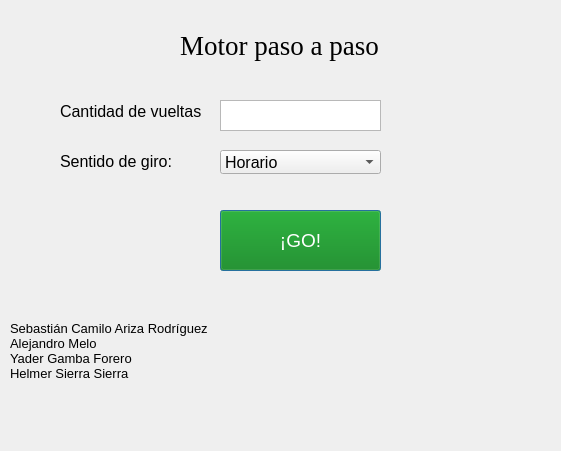
<?xml version="1.0" encoding="UTF-8"?>
<ui version="4.0">
 <class>Dialog</class>
 <widget class="QDialog" name="Dialog">
  <property name="geometry">
   <rect>
    <x>0</x>
    <y>0</y>
    <width>561</width>
    <height>451</height>
   </rect>
  </property>
  <property name="windowTitle">
   <string>Calculadora</string>
  </property>
  <property name="layoutDirection">
   <enum>Qt::LeftToRight</enum>
  </property>
  <property name="sizeGripEnabled">
   <bool>false</bool>
  </property>
  <property name="modal">
   <bool>false</bool>
  </property>
  <widget class="QLabel" name="title_window">
   <property name="geometry">
    <rect>
     <x>34</x>
     <y>30</y>
     <width>491</width>
     <height>31</height>
    </rect>
   </property>
   <property name="font">
    <font>
     <family>Georgia</family>
     <pointsize>20</pointsize>
    </font>
   </property>
   <property name="layoutDirection">
    <enum>Qt::LeftToRight</enum>
   </property>
   <property name="autoFillBackground">
    <bool>false</bool>
   </property>
   <property name="text">
    <string>Motor paso a paso</string>
   </property>
   <property name="alignment">
    <set>Qt::AlignCenter</set>
   </property>
  </widget>
  <widget class="QLabel" name="label">
   <property name="geometry">
    <rect>
     <x>10</x>
     <y>300</y>
     <width>211</width>
     <height>101</height>
    </rect>
   </property>
   <property name="font">
    <font>
     <family>Arial</family>
     <pointsize>10</pointsize>
    </font>
   </property>
   <property name="text">
    <string>Sebastián Camilo Ariza Rodríguez
Alejandro Melo
Yader Gamba Forero
Helmer Sierra Sierra</string>
   </property>
  </widget>
  <widget class="QLabel" name="label_2">
   <property name="geometry">
    <rect>
     <x>230</x>
     <y>310</y>
     <width>310</width>
     <height>121</height>
    </rect>
   </property>
   <property name="text">
    <string/>
   </property>
   <property name="pixmap">
    <pixmap resource="logo.qrc">:/images/logo.png</pixmap>
   </property>
  </widget>
  <widget class="QPushButton" name="arrancar">
   <property name="geometry">
    <rect>
     <x>220</x>
     <y>210</y>
     <width>161</width>
     <height>61</height>
    </rect>
   </property>
   <property name="font">
    <font>
     <family>Arial</family>
     <pointsize>14</pointsize>
    </font>
   </property>
   <property name="styleSheet">
    <string notr="true">background-color: green; color: white</string>
   </property>
   <property name="text">
    <string>¡GO!</string>
   </property>
  </widget>
  <widget class="QLabel" name="label_3">
   <property name="geometry">
    <rect>
     <x>60</x>
     <y>100</y>
     <width>151</width>
     <height>22</height>
    </rect>
   </property>
   <property name="font">
    <font>
     <family>Arial</family>
     <pointsize>12</pointsize>
    </font>
   </property>
   <property name="text">
    <string>Cantidad de vueltas</string>
   </property>
  </widget>
  <widget class="QTextEdit" name="vueltas">
   <property name="geometry">
    <rect>
     <x>220</x>
     <y>100</y>
     <width>161</width>
     <height>31</height>
    </rect>
   </property>
   <property name="font">
    <font>
     <family>Arial</family>
     <pointsize>12</pointsize>
    </font>
   </property>
   <property name="html">
    <string>&lt;!DOCTYPE HTML PUBLIC &quot;-//W3C//DTD HTML 4.0//EN&quot; &quot;http://www.w3.org/TR/REC-html40/strict.dtd&quot;&gt;
&lt;html&gt;&lt;head&gt;&lt;meta name=&quot;qrichtext&quot; content=&quot;1&quot; /&gt;&lt;style type=&quot;text/css&quot;&gt;
p, li { white-space: pre-wrap; }
&lt;/style&gt;&lt;/head&gt;&lt;body style=&quot; font-family:'Arial'; font-size:12pt; font-weight:400; font-style:normal;&quot;&gt;
&lt;p align=&quot;center&quot; style=&quot;-qt-paragraph-type:empty; margin-top:0px; margin-bottom:0px; margin-left:0px; margin-right:0px; -qt-block-indent:0; text-indent:0px; font-family:'MS Shell Dlg 2'; font-size:8.25pt;&quot;&gt;&lt;br /&gt;&lt;/p&gt;&lt;/body&gt;&lt;/html&gt;</string>
   </property>
  </widget>
  <widget class="QComboBox" name="sentido">
   <property name="geometry">
    <rect>
     <x>220</x>
     <y>150</y>
     <width>161</width>
     <height>24</height>
    </rect>
   </property>
   <property name="font">
    <font>
     <family>Arial</family>
     <pointsize>12</pointsize>
    </font>
   </property>
   <item>
    <property name="text">
     <string>Horario</string>
    </property>
   </item>
   <item>
    <property name="text">
     <string>Antihorario</string>
    </property>
   </item>
  </widget>
  <widget class="QLabel" name="label_4">
   <property name="geometry">
    <rect>
     <x>60</x>
     <y>150</y>
     <width>151</width>
     <height>22</height>
    </rect>
   </property>
   <property name="font">
    <font>
     <family>Arial</family>
     <pointsize>12</pointsize>
    </font>
   </property>
   <property name="text">
    <string>Sentido de giro:</string>
   </property>
  </widget>
 </widget>
 <resources>
  <include location="logo.qrc"/>
 </resources>
 <connections/>
</ui>
